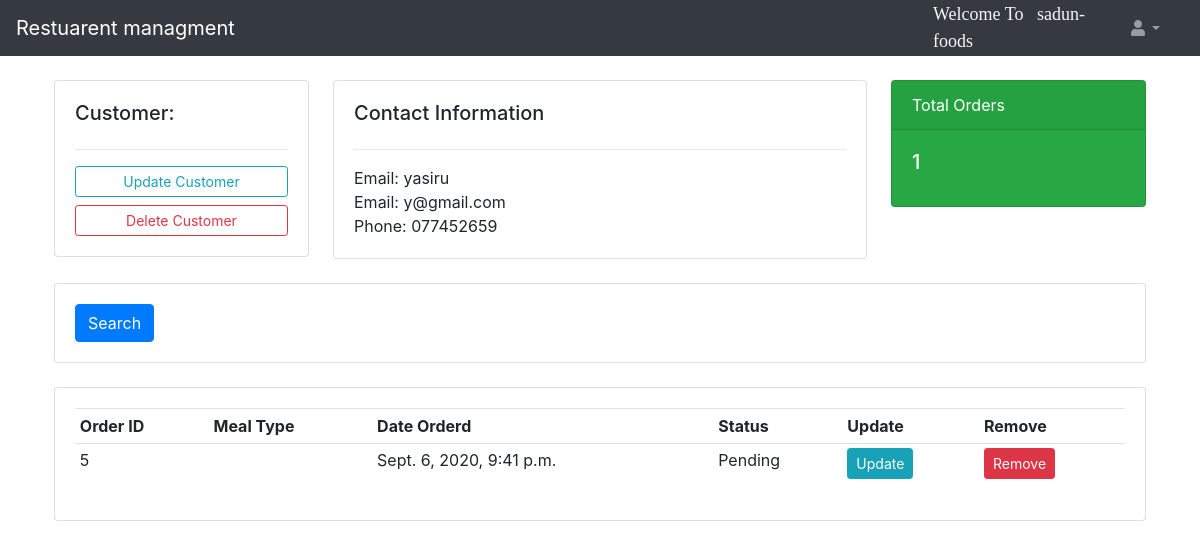
/customer/7/ (signed in), run on an earlier commit of the app's database.
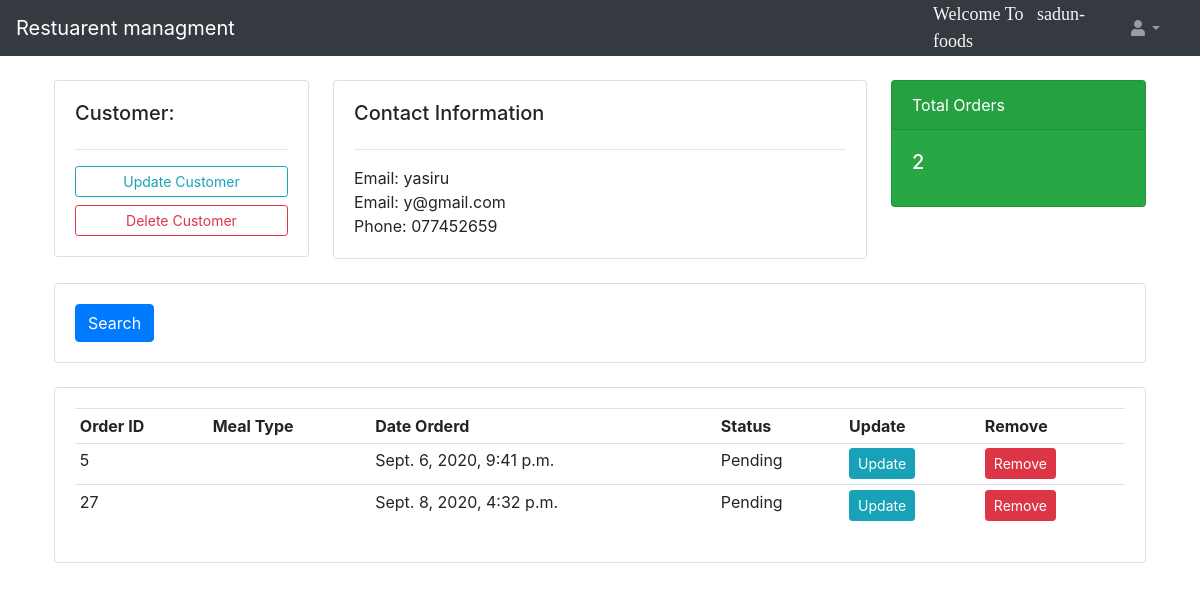
And on a later commit of the database.
### accounts/models.py (models this page shows)
class Order(models.Model):
		STATUS = (
				('Pending', 'Pending'),
				('Out for delivery', 'Out for delivery'),
				('Delivered', 'Delivered'),
				)
		customer = models.ForeignKey(Customer, null=True, on_delete= models.SET_NULL)
		meal = models.ForeignKey(Meal, null=True, on_delete= models.SET_NULL)
		date_created = models.DateTimeField(auto_now_add=True, null=True)
		qty=models.IntegerField(null=True)
		status = models.CharField(max_length=200, null=True, choices=STATUS)
		user = models.ForeignKey(User,on_delete=models.CASCADE)

### accounts/views.py (the view)
# urls.py: path('customer/<str:pk_test>/', views.customerDetails, name="customer_info"),
@login_required(login_url='log')
def customerDetails(request, pk_test):
	customer = Customer.objects.get(id=pk_test)
	orders = customer.order_set.all()  # Returns all orders related to customer
	order_count = orders.count()
	context = {'customer':customer, 'view_customer_oders':orders, 'order_count':order_count}
	return render(request, 'customer.html',context)

### accounts/templates/customer.html
{%  extends 'main.html' %}
{% block content %}
{%  include 'navbar.html' %}
	<br>
<div class="container">
    <div class="row">
        <div class="col-md-3">
            <div class="card card-body">
                <h5>Customer:</h5>
                <hr>
                <a class="btn btn-outline-info  btn-sm btn-block" href="">Update Customer</a>
                <a class="btn btn-outline-danger  btn-sm btn-block" href="">Delete Customer</a>
            </div>
        </div>
        <div class="col-md-6">
            <div class="card card-body">
                <h5>Contact Information</h5>
                <hr>
                Email:  {{customer.name}}
                <br>
                Email: {{customer.email}}
                <br>
                Phone: {{customer.contact_number}}
            </div>
        </div>
        <div class="col-md-3">
            <div class="card text-white bg-success mb-3" style="max-width: 18rem;">
                <div class="card-header">Total Orders</div>
                <div class="card-body">
                  <h5 class="card-title">{{order_count}}</h5>
                </div>
            </div>
         </div>
    </div>
    <br>
    <div class="row">
        <div class="col">
            <div class="card card-body">
                <form method="get">
                <button class="btn btn-primary" type="submit">Search</button>
            </form>
            </div>
        </div>
    </div>
    <br>
    <div class="row">
        <div class="col-md">
            <div class="card card-body">
                <table class="table table-sm">
                    <tr>
                        <th>Order ID</th>
                        <th>Meal Type</th>
                        <th>Date Orderd</th>
                        <th>Status</th>
                        <th>Update</th>
                        <th>Remove</th>
                    </tr>
                    {% for i in view_customer_oders %}
                    <tr>
                        <td>{{i.id}}</td>
                        <td>{{i.meal.name}}</td>
                        <td>{{i.date_created}}</td>
                        <td>{{i.status}}</td>
                        <td><a class="btn btn-sm btn-info" href="">Update</a></td>
                        <td><a class="btn btn-sm btn-danger" href="">Remove</a></td>
                    </tr>
                    {% endfor %}
                </table>
            </div>
        </div>
    </div>
</div>
{% endblock %}

What changed in the data, as far as the page shows it:
added Order: id "27", date_created "Sept. 8, 2020, 4:32 p.m.", status "Pending"
Also different on the page:
{{ order_count }}: "1" → "2"
